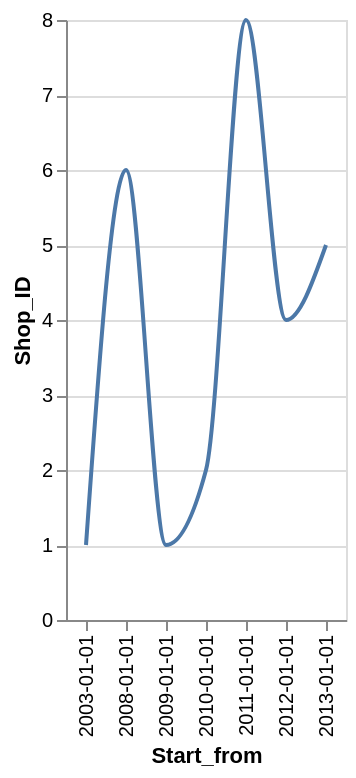

This figure's Vega-Lite source:
### Vega-Lite specification from a JSON file in a GitHub repository (floating-point values rounded to 4 significant figures)
{"data": {"values": [{"x_data": "2003-01-01", "y_data": 1}, {"x_data": "2008-01-01", "y_data": 6}, {"x_data": "2009-01-01", "y_data": 1}, {"x_data": "2010-01-01", "y_data": 2}, {"x_data": "2011-01-01", "y_data": 8}, {"x_data": "2012-01-01", "y_data": 4}, {"x_data": "2013-01-01", "y_data": 5}]}, "mark": {"type": "line", "interpolate": "monotone"}, "encoding": {"x": {"field": "x_data", "type": "nominal", "title": "Start_from", "sort": "ascending"}, "y": {"field": "y_data", "type": "quantitative", "title": "Shop_ID"}}}
